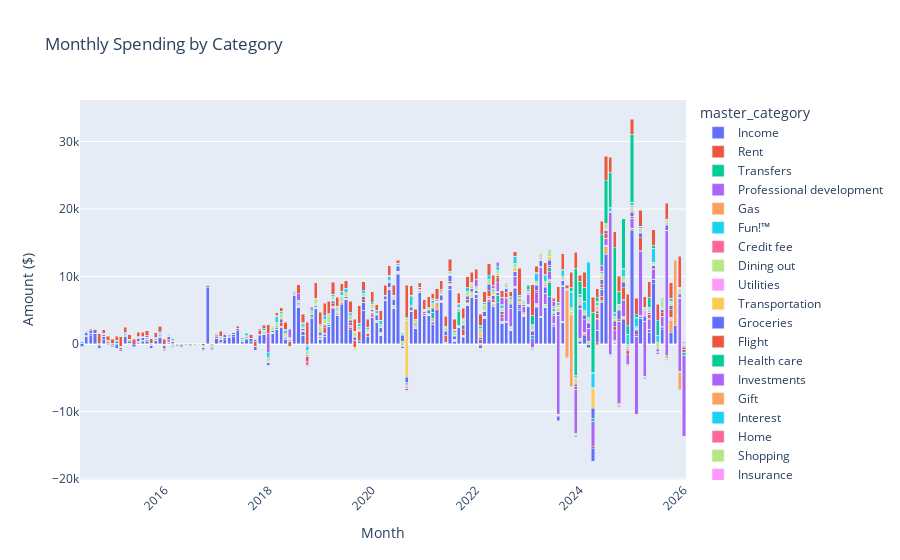

Here is the notebook cell this chart was saved with:
### Markdown cell above
## Example Visualization: Interactive Plotly Chart

### Code cell
# Interactive plot with Plotly
fig = px.bar(
    df, 
    x='month', 
    y='total_amount', 
    color='master_category',
    title='Monthly Spending by Category',
    labels={'total_amount': 'Amount ($)', 'month': 'Month'},
    barmode='stack'
)
fig.update_layout(height=600, xaxis_tickangle=-45)
fig.show()
